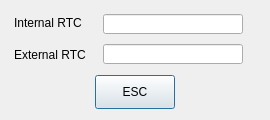
<ui version="4.0" >
 <class>SelftestRtc</class>
 <widget class="QDialog" name="SelftestRtc" >
  <property name="geometry" >
   <rect>
    <x>0</x>
    <y>0</y>
    <width>270</width>
    <height>120</height>
   </rect>
  </property>
  <property name="windowTitle" >
   <string>Dialog</string>
  </property>
  <widget class="QLabel" name="lblBackground" >
   <property name="geometry" >
    <rect>
     <x>0</x>
     <y>0</y>
     <width>270</width>
     <height>120</height>
    </rect>
   </property>
   <property name="text" >
    <string/>
   </property>
   <property name="pixmap" >
    <pixmap resource="../sb3000.qrc" >:/images/res/bg-inputbox.png</pixmap>
   </property>
   <property name="scaledContents" >
    <bool>true</bool>
   </property>
  </widget>
  <widget class="QPushButton" name="btnESC" >
   <property name="geometry" >
    <rect>
     <x>95</x>
     <y>75</y>
     <width>80</width>
     <height>34</height>
    </rect>
   </property>
   <property name="text" >
    <string>ESC</string>
   </property>
  </widget>
  <widget class="QLabel" name="lblInternal" >
   <property name="geometry" >
    <rect>
     <x>14</x>
     <y>15</y>
     <width>86</width>
     <height>16</height>
    </rect>
   </property>
   <property name="text" >
    <string>Internal RTC</string>
   </property>
  </widget>
  <widget class="QLabel" name="lblExternal" >
   <property name="geometry" >
    <rect>
     <x>14</x>
     <y>47</y>
     <width>86</width>
     <height>16</height>
    </rect>
   </property>
   <property name="text" >
    <string>External RTC</string>
   </property>
  </widget>
  <widget class="QLineEdit" name="txtInternalRTC" >
   <property name="geometry" >
    <rect>
     <x>103</x>
     <y>14</y>
     <width>140</width>
     <height>20</height>
    </rect>
   </property>
   <property name="focusPolicy" >
    <enum>Qt::NoFocus</enum>
   </property>
  </widget>
  <widget class="QLineEdit" name="txtExternalRTC" >
   <property name="geometry" >
    <rect>
     <x>103</x>
     <y>44</y>
     <width>140</width>
     <height>20</height>
    </rect>
   </property>
   <property name="focusPolicy" >
    <enum>Qt::NoFocus</enum>
   </property>
  </widget>
 </widget>
 <tabstops>
  <tabstop>btnESC</tabstop>
 </tabstops>
 <resources>
  <include location="../sb3000.qrc" />
 </resources>
 <connections/>
</ui>
